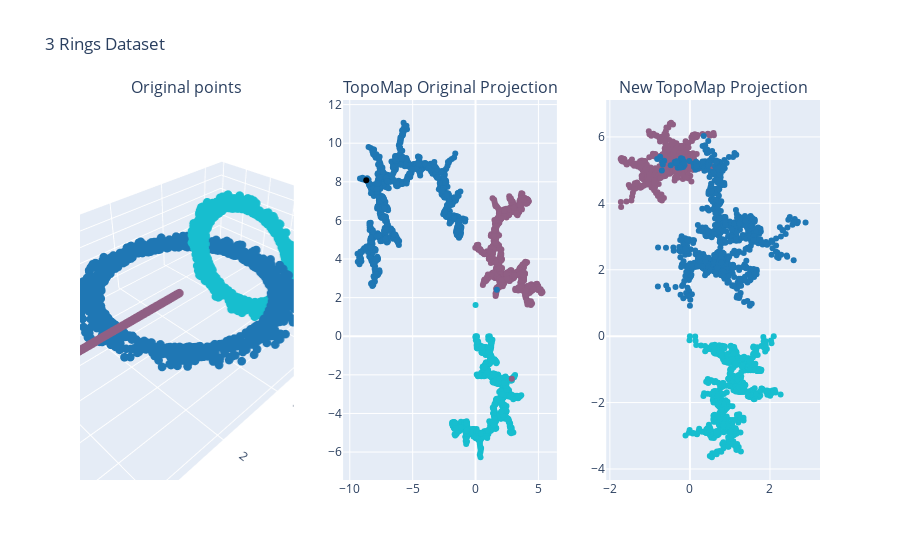

Write notebook code for a chart like this one.
### Code cell
fig = plot_data_projection_plotly(df_rings, proj_rings, proj_original_rings)
fig.update_layout(title_text='3 Rings Dataset')
fig.show()

### Figure 1 — Plotly figure (JSON) as saved in the notebook; plotly's stock layout.template omitted (floating-point values rounded to 4 significant figures; data arrays with more than 128 entries replaced by an {"elided": "..."} marker saying what was removed)
{"data": [{"marker": {"color": {"elided": "3210 int values"}, "colorscale": [[0, "#1F77B4"], [0.1111, "#FF7F0E"], [0.2222, "#2CA02C"], [0.3333, "#D62728"], [0.4444, "#9467BD"], [0.5556, "#8C564B"], [0.6667, "#E377C2"], [0.7778, "#7F7F7F"], [0.8889, "#BCBD22"], [1, "#17BECF"]], "size": 3}, "mode": "markers", "scene": "scene", "type": "scatter3d", "x": {"elided": "3210 float values"}, "y": {"elided": "3210 float values"}, "z": {"elided": "3210 float values"}}, {"marker": {"color": {"elided": "3210 int values"}, "colorscale": [[0, "#1F77B4"], [0.1111, "#FF7F0E"], [0.2222, "#2CA02C"], [0.3333, "#D62728"], [0.4444, "#9467BD"], [0.5556, "#8C564B"], [0.6667, "#E377C2"], [0.7778, "#7F7F7F"], [0.8889, "#BCBD22"], [1, "#17BECF"]]}, "mode": "markers", "type": "scatter", "x": {"elided": "3211 float values"}, "xaxis": "x", "y": {"elided": "3211 float values"}, "yaxis": "y"}, {"marker": {"color": {"elided": "3210 int values"}, "colorscale": [[0, "#1F77B4"], [0.1111, "#FF7F0E"], [0.2222, "#2CA02C"], [0.3333, "#D62728"], [0.4444, "#9467BD"], [0.5556, "#8C564B"], [0.6667, "#E377C2"], [0.7778, "#7F7F7F"], [0.8889, "#BCBD22"], [1, "#17BECF"]]}, "mode": "markers", "type": "scatter", "x": {"elided": "3210 float values"}, "xaxis": "x2", "y": {"elided": "3210 float values"}, "yaxis": "y2"}], "layout": {"annotations": [{"font": {"size": 16}, "showarrow": false, "text": "Original points", "x": 0.1444, "xanchor": "center", "xref": "paper", "y": 1, "yanchor": "bottom", "yref": "paper"}, {"font": {"size": 16}, "showarrow": false, "text": "TopoMap Original Projection", "x": 0.5, "xanchor": "center", "xref": "paper", "y": 1, "yanchor": "bottom", "yref": "paper"}, {"font": {"size": 16}, "showarrow": false, "text": "New TopoMap Projection", "x": 0.8556, "xanchor": "center", "xref": "paper", "y": 1, "yanchor": "bottom", "yref": "paper"}], "scene": {"domain": {"x": [0, 0.2889], "y": [0, 1]}}, "showlegend": false, "title": {"text": "3 Rings Dataset"}, "xaxis": {"anchor": "y", "domain": [0.3556, 0.6444]}, "xaxis2": {"anchor": "y2", "domain": [0.7111, 1]}, "yaxis": {"anchor": "x", "domain": [0, 1]}, "yaxis2": {"anchor": "x2", "domain": [0, 1]}}}
